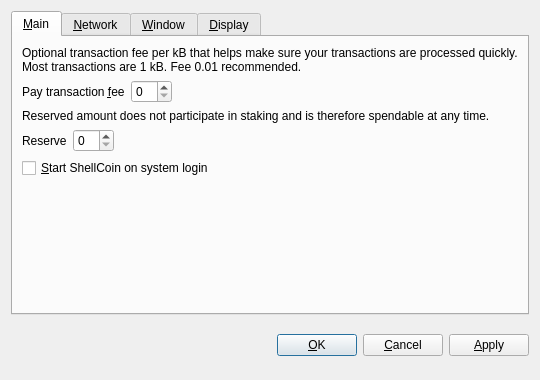
<?xml version="1.0" encoding="UTF-8"?>
<ui version="4.0">
 <class>OptionsDialog</class>
 <widget class="QDialog" name="OptionsDialog">
  <property name="geometry">
   <rect>
    <x>0</x>
    <y>0</y>
    <width>540</width>
    <height>380</height>
   </rect>
  </property>
  <property name="windowTitle">
   <string>Options</string>
  </property>
  <property name="modal">
   <bool>true</bool>
  </property>
  <layout class="QVBoxLayout" name="verticalLayout">
   <item>
    <widget class="QTabWidget" name="tabWidget">
     <property name="tabPosition">
      <enum>QTabWidget::North</enum>
     </property>
     <property name="currentIndex">
      <number>0</number>
     </property>
     <widget class="QWidget" name="tabMain">
      <attribute name="title">
       <string>&amp;Main</string>
      </attribute>
      <layout class="QVBoxLayout" name="verticalLayout_Main">
       <item>
        <widget class="QLabel" name="transactionFeeInfoLabel">
         <property name="text">
          <string>Optional transaction fee per kB that helps make sure your transactions are processed quickly. Most transactions are 1 kB. Fee 0.01 recommended.</string>
         </property>
         <property name="textFormat">
          <enum>Qt::PlainText</enum>
         </property>
         <property name="wordWrap">
          <bool>true</bool>
         </property>
        </widget>
       </item>
       <item>
        <layout class="QHBoxLayout" name="horizontalLayoutFee">
         <item>
          <widget class="QLabel" name="transactionFeeLabel">
           <property name="text">
            <string>Pay transaction &amp;fee</string>
           </property>
           <property name="textFormat">
            <enum>Qt::PlainText</enum>
           </property>
           <property name="buddy">
            <cstring>transactionFee</cstring>
           </property>
          </widget>
         </item>
         <item>
          <widget class="BitcoinAmountField" name="transactionFee"/>
         </item>
         <item>
          <spacer name="horizontalSpacerFee">
           <property name="orientation">
            <enum>Qt::Horizontal</enum>
           </property>
           <property name="sizeHint" stdset="0">
            <size>
             <width>40</width>
             <height>20</height>
            </size>
           </property>
          </spacer>
         </item>
        </layout>
       </item>
       <item>
        <widget class="QLabel" name="reserveBalanceInfoLabel">
         <property name="text">
          <string>Reserved amount does not participate in staking and is therefore spendable at any time.</string>
         </property>
         <property name="textFormat">
          <enum>Qt::PlainText</enum>
         </property>
         <property name="wordWrap">
          <bool>true</bool>
         </property>
        </widget>
       </item>
       <item>
        <layout class="QHBoxLayout" name="horizontalLayoutReserveBalance">
         <item>
          <widget class="QLabel" name="reserveBalanceLabel">
           <property name="text">
            <string>Reserve</string>
           </property>
           <property name="textFormat">
            <enum>Qt::PlainText</enum>
           </property>
           <property name="buddy">
            <cstring>reserveBalance</cstring>
           </property>
          </widget>
         </item>
         <item>
          <widget class="BitcoinAmountField" name="reserveBalance"/>
         </item>
         <item>
          <spacer name="horizontalSpacerReserveBalance">
           <property name="orientation">
            <enum>Qt::Horizontal</enum>
           </property>
           <property name="sizeHint" stdset="0">
            <size>
             <width>40</width>
             <height>20</height>
            </size>
           </property>
          </spacer>
         </item>
        </layout>
       </item>
       <item>
        <widget class="QCheckBox" name="bitcoinAtStartup">
         <property name="toolTip">
          <string>Automatically start ShellCoin after logging in to the system.</string>
         </property>
         <property name="text">
          <string>&amp;Start ShellCoin on system login</string>
         </property>
        </widget>
       </item>
       <item>
        <spacer name="verticalSpacer_Main">
         <property name="orientation">
          <enum>Qt::Vertical</enum>
         </property>
         <property name="sizeHint" stdset="0">
          <size>
           <width>20</width>
           <height>40</height>
          </size>
         </property>
        </spacer>
       </item>
      </layout>
     </widget>
     <widget class="QWidget" name="tabNetwork">
      <attribute name="title">
       <string>&amp;Network</string>
      </attribute>
      <layout class="QVBoxLayout" name="verticalLayout_Network">
       <item>
        <widget class="QCheckBox" name="mapPortUpnp">
         <property name="toolTip">
          <string>Automatically open the ShellCoin client port on the router. This only works when your router supports UPnP and it is enabled.</string>
         </property>
         <property name="text">
          <string>Map port using &amp;UPnP</string>
         </property>
        </widget>
       </item>
       <item>
        <widget class="QCheckBox" name="connectSocks">
         <property name="toolTip">
          <string>Connect to the ShellCoin network through a SOCKS5 proxy (e.g. when connecting through Tor).</string>
         </property>
         <property name="text">
          <string>&amp;Connect through SOCKS5 proxy:</string>
         </property>
        </widget>
       </item>
       <item>
        <layout class="QHBoxLayout" name="horizontalLayout_Network">
         <item>
          <widget class="QLabel" name="proxyIpLabel">
           <property name="text">
            <string>Proxy &amp;IP:</string>
           </property>
           <property name="textFormat">
            <enum>Qt::PlainText</enum>
           </property>
           <property name="buddy">
            <cstring>proxyIp</cstring>
           </property>
          </widget>
         </item>
         <item>
          <widget class="QValidatedLineEdit" name="proxyIp">
           <property name="maximumSize">
            <size>
             <width>140</width>
             <height>16777215</height>
            </size>
           </property>
           <property name="toolTip">
            <string>IP address of the proxy (e.g. 127.0.0.1)</string>
           </property>
          </widget>
         </item>
         <item>
          <widget class="QLabel" name="proxyPortLabel">
           <property name="text">
            <string>&amp;Port:</string>
           </property>
           <property name="textFormat">
            <enum>Qt::PlainText</enum>
           </property>
           <property name="buddy">
            <cstring>proxyPort</cstring>
           </property>
          </widget>
         </item>
         <item>
          <widget class="QLineEdit" name="proxyPort">
           <property name="maximumSize">
            <size>
             <width>55</width>
             <height>16777215</height>
            </size>
           </property>
           <property name="toolTip">
            <string>Port of the proxy (e.g. 9050)</string>
           </property>
          </widget>
         </item>
         <item>
          <spacer name="horizontalSpacer_Network">
           <property name="orientation">
            <enum>Qt::Horizontal</enum>
           </property>
           <property name="sizeHint" stdset="0">
            <size>
             <width>40</width>
             <height>20</height>
            </size>
           </property>
          </spacer>
         </item>
        </layout>
       </item>
       <item>
        <spacer name="verticalSpacer_Network">
         <property name="orientation">
          <enum>Qt::Vertical</enum>
         </property>
         <property name="sizeHint" stdset="0">
          <size>
           <width>20</width>
           <height>40</height>
          </size>
         </property>
        </spacer>
       </item>
      </layout>
     </widget>
     <widget class="QWidget" name="tabWindow">
      <attribute name="title">
       <string>&amp;Window</string>
      </attribute>
      <layout class="QVBoxLayout" name="verticalLayout_Window">
       <item>
        <widget class="QCheckBox" name="minimizeToTray">
         <property name="toolTip">
          <string>Show only a tray icon after minimizing the window.</string>
         </property>
         <property name="text">
          <string>&amp;Minimize to the tray instead of the taskbar</string>
         </property>
        </widget>
       </item>
       <item>
        <widget class="QCheckBox" name="minimizeOnClose">
         <property name="toolTip">
          <string>Minimize instead of exit the application when the window is closed. When this option is enabled, the application will be closed only after selecting Quit in the menu.</string>
         </property>
         <property name="text">
          <string>M&amp;inimize on close</string>
         </property>
        </widget>
       </item>
       <item>
        <spacer name="verticalSpacer_Window">
         <property name="orientation">
          <enum>Qt::Vertical</enum>
         </property>
         <property name="sizeHint" stdset="0">
          <size>
           <width>20</width>
           <height>40</height>
          </size>
         </property>
        </spacer>
       </item>
      </layout>
     </widget>
     <widget class="QWidget" name="tabDisplay">
      <attribute name="title">
       <string>&amp;Display</string>
      </attribute>
      <layout class="QVBoxLayout" name="verticalLayout_Display">
       <item>
        <layout class="QHBoxLayout" name="horizontalLayout_1_Display">
         <item>
          <widget class="QLabel" name="langLabel">
           <property name="text">
            <string>User Interface &amp;language:</string>
           </property>
           <property name="textFormat">
            <enum>Qt::PlainText</enum>
           </property>
           <property name="buddy">
            <cstring>lang</cstring>
           </property>
          </widget>
         </item>
         <item>
          <widget class="QValueComboBox" name="lang">
           <property name="toolTip">
            <string>The user interface language can be set here. This setting will take effect after restarting ShellCoin.</string>
           </property>
          </widget>
         </item>
        </layout>
       </item>
       <item>
        <layout class="QHBoxLayout" name="horizontalLayout_2_Display">
         <item>
          <widget class="QLabel" name="unitLabel">
           <property name="text">
            <string>&amp;Unit to show amounts in:</string>
           </property>
           <property name="textFormat">
            <enum>Qt::PlainText</enum>
           </property>
           <property name="buddy">
            <cstring>unit</cstring>
           </property>
          </widget>
         </item>
         <item>
          <widget class="QValueComboBox" name="unit">
           <property name="toolTip">
            <string>Choose the default subdivision unit to show in the interface and when sending coins.</string>
           </property>
          </widget>
         </item>
        </layout>
       </item>
       <item>
        <widget class="QCheckBox" name="coinControlFeatures">
         <property name="toolTip">
          <string>Whether to show coin control features or not.</string>
         </property>
         <property name="text">
          <string>Display coin &amp;control features (experts only!)</string>
         </property>
        </widget>
       </item>
       <item>
        <widget class="QCheckBox" name="minimizeCoinAge">
         <property name="toolTip">
          <string>Whether to select the coin outputs randomly or with minimal coin age.</string>
         </property>
         <property name="text">
          <string>Minimize weight consumption (experimental)</string>
         </property>
        </widget>
       </item>
       <item>
        <widget class="QCheckBox" name="useBlackTheme">
         <property name="text">
          <string>Use black visual theme (requires restart)</string>
         </property>
        </widget>
       </item>
       <item>
        <spacer name="verticalSpacer_Display">
         <property name="orientation">
          <enum>Qt::Vertical</enum>
         </property>
         <property name="sizeHint" stdset="0">
          <size>
           <width>20</width>
           <height>40</height>
          </size>
         </property>
        </spacer>
       </item>
      </layout>
     </widget>
    </widget>
   </item>
   <item>
    <layout class="QHBoxLayout" name="horizontalLayout_Buttons">
     <item>
      <spacer name="horizontalSpacer_1">
       <property name="orientation">
        <enum>Qt::Horizontal</enum>
       </property>
       <property name="sizeHint" stdset="0">
        <size>
         <width>40</width>
         <height>48</height>
        </size>
       </property>
      </spacer>
     </item>
     <item>
      <widget class="QLabel" name="statusLabel">
       <property name="font">
        <font>
         <weight>75</weight>
         <bold>true</bold>
        </font>
       </property>
       <property name="text">
        <string/>
       </property>
       <property name="textFormat">
        <enum>Qt::PlainText</enum>
       </property>
       <property name="wordWrap">
        <bool>true</bool>
       </property>
      </widget>
     </item>
     <item>
      <spacer name="horizontalSpacer_2">
       <property name="orientation">
        <enum>Qt::Horizontal</enum>
       </property>
       <property name="sizeHint" stdset="0">
        <size>
         <width>40</width>
         <height>48</height>
        </size>
       </property>
      </spacer>
     </item>
     <item>
      <widget class="QPushButton" name="okButton">
       <property name="text">
        <string>&amp;OK</string>
       </property>
      </widget>
     </item>
     <item>
      <widget class="QPushButton" name="cancelButton">
       <property name="text">
        <string>&amp;Cancel</string>
       </property>
       <property name="autoDefault">
        <bool>false</bool>
       </property>
      </widget>
     </item>
     <item>
      <widget class="QPushButton" name="applyButton">
       <property name="text">
        <string>&amp;Apply</string>
       </property>
       <property name="autoDefault">
        <bool>false</bool>
       </property>
      </widget>
     </item>
    </layout>
   </item>
  </layout>
 </widget>
 <customwidgets>
  <customwidget>
   <class>BitcoinAmountField</class>
   <extends>QSpinBox</extends>
   <header>bitcoinamountfield.h</header>
  </customwidget>
  <customwidget>
   <class>QValueComboBox</class>
   <extends>QComboBox</extends>
   <header>qvaluecombobox.h</header>
  </customwidget>
  <customwidget>
   <class>QValidatedLineEdit</class>
   <extends>QLineEdit</extends>
   <header>qvalidatedlineedit.h</header>
  </customwidget>
 </customwidgets>
 <resources/>
 <connections/>
</ui>
